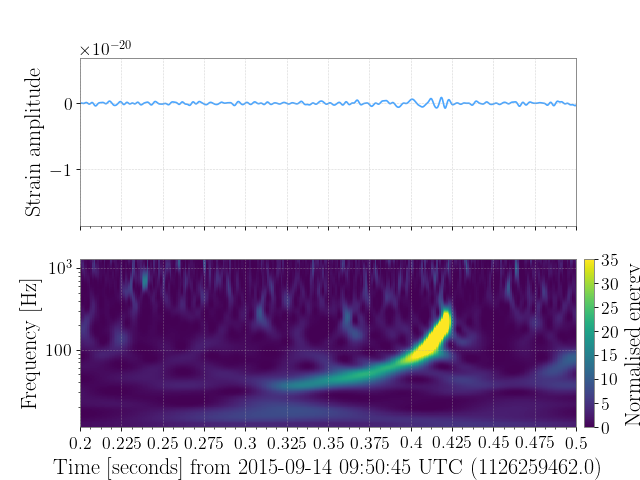

Source code (Python):
# load data
from gwpy.timeseries import TimeSeries
raw = TimeSeries.fetch_open_data('L1', 1126259446, 1126259478)

# calculate filtered timeseries, and Q-transform spectrogram
data = raw.bandpass(50, 300).notch(60).crop(1126259446+1)
qtrans = raw.q_transform()

# plot
from matplotlib import pyplot
plot, axes = pyplot.subplots(nrows=2, sharex=True, figsize=(8, 6))
tax, qax = axes
tax.plot(data, color='gwpy:ligo-livingston')
qax.imshow(qtrans)
tax.set_xlabel('')
tax.set_xscale('auto-gps')
tax.set_xlim(1126259462.2, 1126259462.5)
tax.set_ylabel('Strain amplitude')
qax.set_yscale('log')
qax.set_ylabel('Frequency [Hz]')
qax.colorbar(clim=(0, 35), label='Normalised energy')
